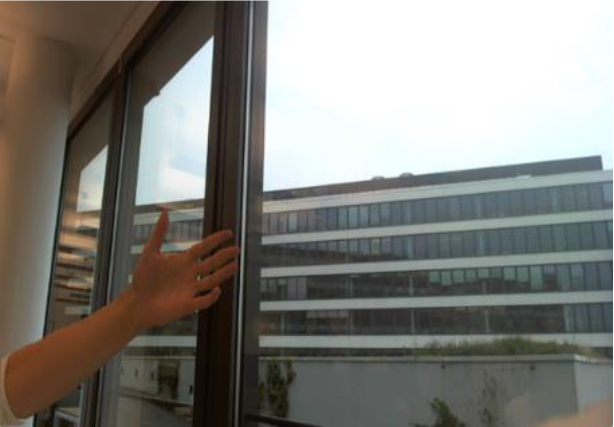
//> input picture BT_TUAN1/Hand.png, 614 x 427 px
$ ./BT1_2   (built with g++ and OpenCV 4)
//> lines starting //> are read from the running program, lines starting //| are printed output that depends on the picture; after the words box and inside, x2 and y2 are one past the last pixel; in counts of white or black regions, pixels touching at a corner belong together
#include <iostream>
#include "opencv2/highgui/highgui.hpp"
#include "opencv2/imgproc/imgproc.hpp"

using namespace cv;
using namespace std;

 int main( int argc, char** argv )
 {


    namedWindow("Control", WINDOW_AUTOSIZE); //create a window called "Control"

 int iLowH = 0;
 int iHighH = 179;

 int iLowS = 0;
 int iHighS = 255;

 int iLowV = 0;
 int iHighV = 255;

   int iIdBlur = 0;
 //Create trackbars in "Control" window
 createTrackbar("LowH", "Control", &iLowH, 38); //Hue (0 - 179)
//> slider 'LowH' is set to 7
 createTrackbar("HighH", "Control", &iHighH, 38);

 createTrackbar("LowS", "Control", &iLowS, 255); //Saturation (0 - 255)
//> slider 'LowS' is set to 51
 createTrackbar("HighS", "Control", &iHighS, 255);

 createTrackbar("LowV", "Control", &iLowV, 255); //Value (0 - 255)
//> slider 'LowV' is set to 51
 createTrackbar("HighV", "Control", &iHighV, 255);

 createTrackbar("IdBlur", "Control",&iIdBlur,10);
//> slider 'IdBlur' is set to 3
    while (true)
    {
Mat imgOriginal;

imgOriginal = imread("Hand.png");
//> imgOriginal is the input picture: 427 rows x 614 cols, CV_8UC3; mean B, G, R 120.6, 126.1, 127.6

  Mat imgHSV;

  cvtColor(imgOriginal, imgHSV, COLOR_BGR2HSV); //Convert the captured frame from BGR to HSV
//> imgHSV: 427 rows x 614 cols, CV_8UC3; mean H, S, V 47.2, 46, 132.3

  Mat imgThresholded;

  inRange(imgHSV, Scalar(iLowH, iLowS, iLowV), Scalar(iHighH, iHighS, iHighV), imgThresholded); //Threshold the image
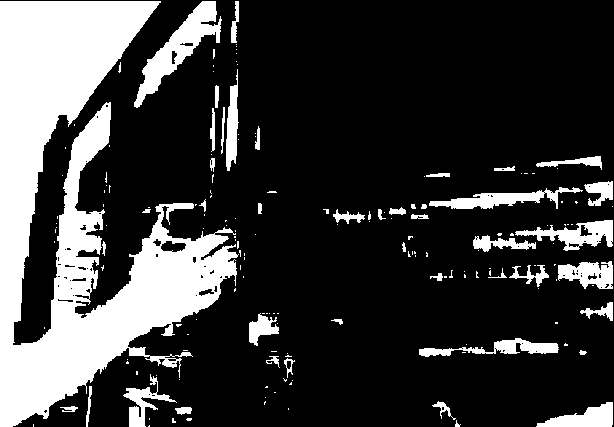
//> imgThresholded: 427 rows x 614 cols, CV_8UC1; 22.9% white; 174 white regions (129 under 20 px), largest, box (x1, y1, x2, y2) and area: (0, 1, 239, 427) 44919, (134, 1, 222, 108) 2728, (429, 187, 583, 209) 1348

  //morphological opening (remove small objects from the foreground)
  erode(imgThresholded, imgThresholded, getStructuringElement(MORPH_ELLIPSE, Size(5, 5)) );
  dilate( imgThresholded, imgThresholded, getStructuringElement(MORPH_ELLIPSE, Size(5, 5)) );

  //morphological closing (fill small holes in the foreground)
  dilate( imgThresholded, imgThresholded, getStructuringElement(MORPH_ELLIPSE, Size(5, 5)) );
  erode(imgThresholded, imgThresholded, getStructuringElement(MORPH_ELLIPSE, Size(5, 5)) );
   GaussianBlur(imgThresholded,imgThresholded,Size(3,3),iIdBlur);
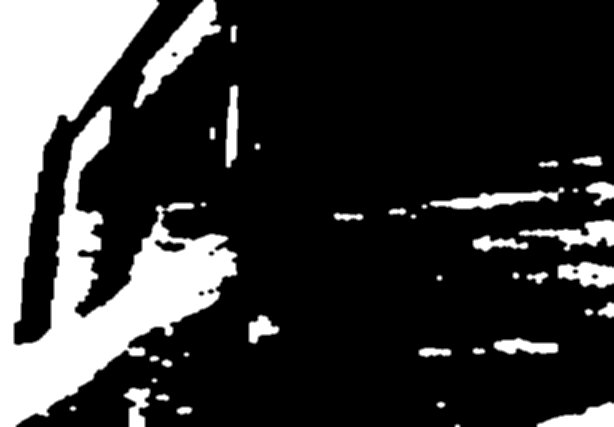
//> imgThresholded: 427 rows x 614 cols, CV_8UC1; min 0, max 255, mean 55.2
//> iIdBlur = 3
  imshow("Thresholded Image", imgThresholded); //show the thresholded image
  imshow("Original", imgOriginal); //show the original image

        if (waitKey(30) == 27) //wait for 'esc' key press for 30ms. If 'esc' key is pressed, break loop
//> the Esc key is pressed
       {
            cout << "esc key is pressed by user" << endl;
            break;
       }
    }

   return 0;

}
